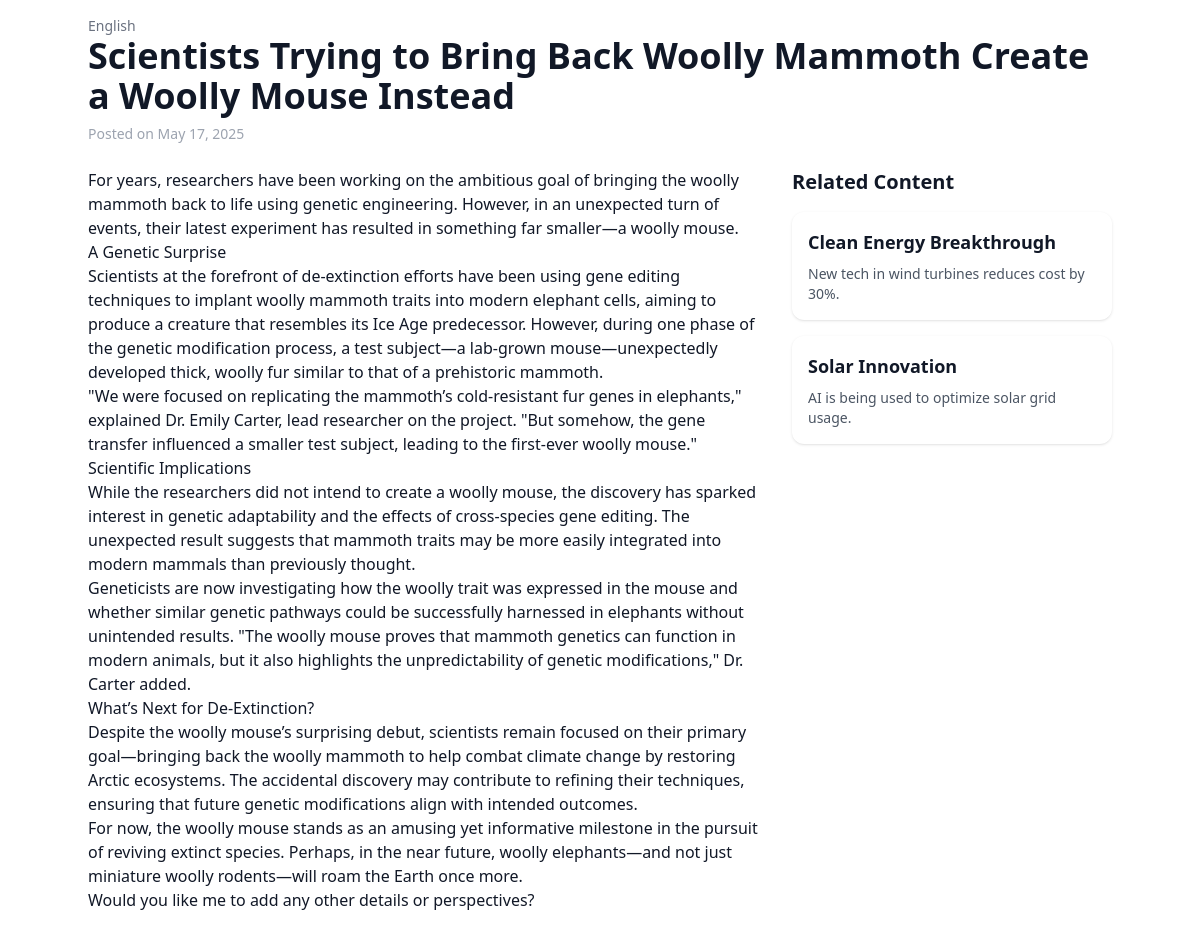
The app's page /article/9/ with its own data.
### news/models.py (models this page shows, shortened)
class NewsArticle(models.Model):
    title = models.CharField(max_length=200)
    content = models.TextField()
    language = models.CharField(max_length=50)
    image = models.ImageField(upload_to='images/', null=True, blank=True)
    created_at = models.DateTimeField(auto_now_add=True)

### news/views.py (the view)
# urls.py: path('article/<int:pk>/', views.article_detail, name='article_detail'),
def article_detail(request, pk):
    article = get_object_or_404(NewsArticle, pk=pk)
    return render(request, 'news/article_detail.html', {'article': article})

### news/templates/news/article_detail.html (shortened to what this page needs)
<!DOCTYPE html>
<html lang="en">
<head>
  <script src="https://cdn.tailwindcss.com"></script>
  <link href="https://unpkg.com/aos@2.3.4/dist/aos.css" rel="stylesheet" />
</head>
<body class="bg-white text-gray-900 font-sans p-4">
  <div class="max-w-5xl mx-auto">
    <div class="mb-6" data-aos="fade-down">
      <p class="text-sm text-gray-500">{{ article.language }}</p>
      <h1 class="text-4xl font-bold mb-2">{{ article.title }}</h1>
      <p class="text-sm text-gray-400">Posted on {{ article.created_at|date:"F d, Y" }}</p>
    </div>
    <div class="grid grid-cols-1 lg:grid-cols-3 gap-8">
      <div class="lg:col-span-2" data-aos="fade-up">
        <div class="prose max-w-none">
          {{ article.content|linebreaks }}
        </div>
      </div>
      <div class="space-y-4" data-aos="fade-left">
        <h2 class="text-xl font-semibold mb-2">Related Content</h2>
        <div class="bg-white p-4 rounded-xl shadow">
          <h3 class="text-lg font-semibold mb-2">Clean Energy Breakthrough</h3>
          <p class="text-sm text-gray-600">New tech in wind turbines reduces cost by 30%.</p>
        </div>
        <div class="bg-white p-4 rounded-xl shadow">
          <h3 class="text-lg font-semibold mb-2">Solar Innovation</h3>
          <p class="text-sm text-gray-600">AI is being used to optimize solar grid usage.</p>
        </div>
      </div>
    </div>
  </div>
</body>
</html>

### records on screen
NewsArticle: language "English", title "Scientists Trying to Bring Back Woolly Mammoth Create a Woolly Mouse Instead", created_at "May 17, 2025", content "For years, researchers have been working on the ambitious goal of bringing the woolly mammoth back to life using genetic engineering. However, in an unexpected turn of events, their latest experiment has resulted in something far smaller—a woolly mouse. A Genetic Surprise Scientists at the forefront of de-extinction efforts have been using gene editing techniques to implant woolly mammoth traits into modern elephant cells, aiming to produce a creature that resembles its Ice Age predecessor. However, during one phase of the genetic modification process, a test subject—a lab-grown mouse—unexpectedly developed thick, woolly fur similar to that of a prehistoric mammoth. \"We were focused on…"
